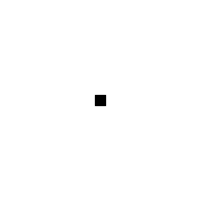
Frame 1 (no input)
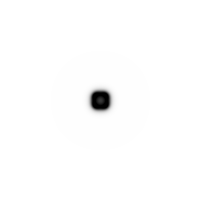
Frame 60 (no input)
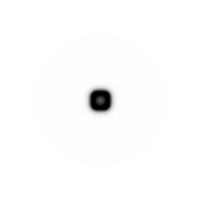
Frame 120 (the mouse pressed at the canvas centre since frame 60)

The p5.js sketch that drew these frames (run headless with seeded random() and noise() and a simulated clock; from frame 60 on, the mouse is pressed at the canvas centre):

// p5.js sketch
// ── sketch.js
let grid, next;
const w = 200,
  h = 200;
const dA = 1.0,
  dB = 0.5;
const feed = 0.055,
  kill = 0.062;

function setup() {
  createCanvas(w, h);
  pixelDensity(1);
  grid = [];
  next = [];
  for (let x = 0; x < w; x++) {
    grid[x] = [];
    next[x] = [];
    for (let y = 0; y < h; y++) {
      grid[x][y] = {a: 1, b: 0};
      next[x][y] = {a: 1, b: 0};
    }
  }
  // 中央に種を撒く
  for (let i = -5; i <= 5; i++) {
    for (let j = -5; j <= 5; j++) {
      let x = floor(w / 2) + i;
      let y = floor(h / 2) + j;
      grid[x][y].b = 1;
    }
  }
}

function draw() {
  for (let x = 1; x < w - 1; x++) {
    for (let y = 1; y < h - 1; y++) {
      let a = grid[x][y].a;
      let b = grid[x][y].b;

      // ラプラシアン（隣接セルの平均との差）
      let lapA =
        -a +
        0.2 *
          (grid[x - 1][y].a +
            grid[x + 1][y].a +
            grid[x][y - 1].a +
            grid[x][y + 1].a) +
        0.05 *
          (grid[x - 1][y - 1].a +
            grid[x + 1][y - 1].a +
            grid[x - 1][y + 1].a +
            grid[x + 1][y + 1].a);
      let lapB =
        -b +
        0.2 *
          (grid[x - 1][y].b +
            grid[x + 1][y].b +
            grid[x][y - 1].b +
            grid[x][y + 1].b) +
        0.05 *
          (grid[x - 1][y - 1].b +
            grid[x + 1][y - 1].b +
            grid[x - 1][y + 1].b +
            grid[x + 1][y + 1].b);

      next[x][y].a = a + (dA * lapA - a * b * b + feed * (1 - a));
      next[x][y].b = b + (dB * lapB + a * b * b - (kill + feed) * b);

      next[x][y].a = constrain(next[x][y].a, 0, 1);
      next[x][y].b = constrain(next[x][y].b, 0, 1);
    }
  }
  [grid, next] = [next, grid];

  loadPixels();
  for (let x = 0; x < w; x++) {
    for (let y = 0; y < h; y++) {
      let i = (x + y * w) * 4;
      let c = floor((grid[x][y].a - grid[x][y].b) * 255);
      pixels[i] = c;
      pixels[i + 1] = c;
      pixels[i + 2] = c;
      pixels[i + 3] = 255;
    }
  }
  updatePixels();
}
